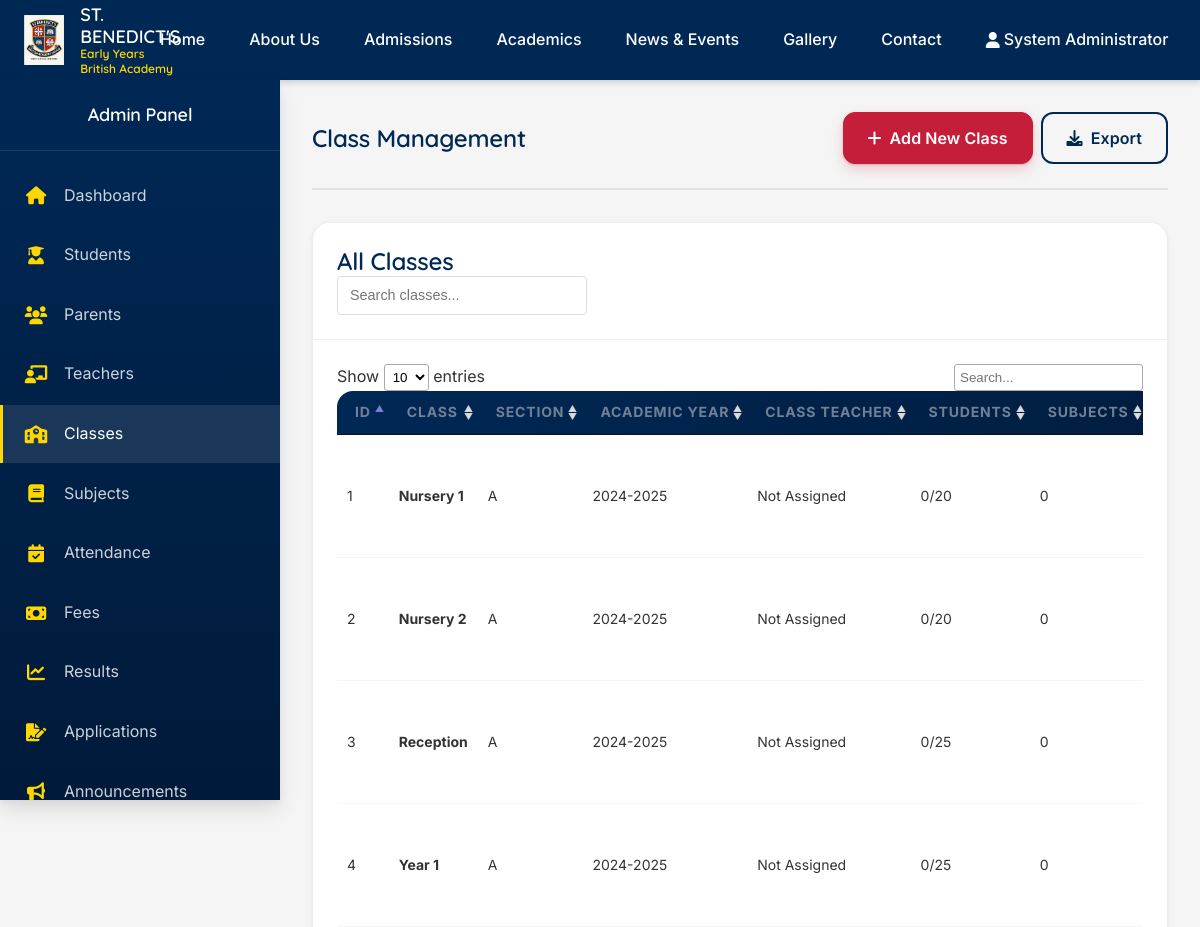
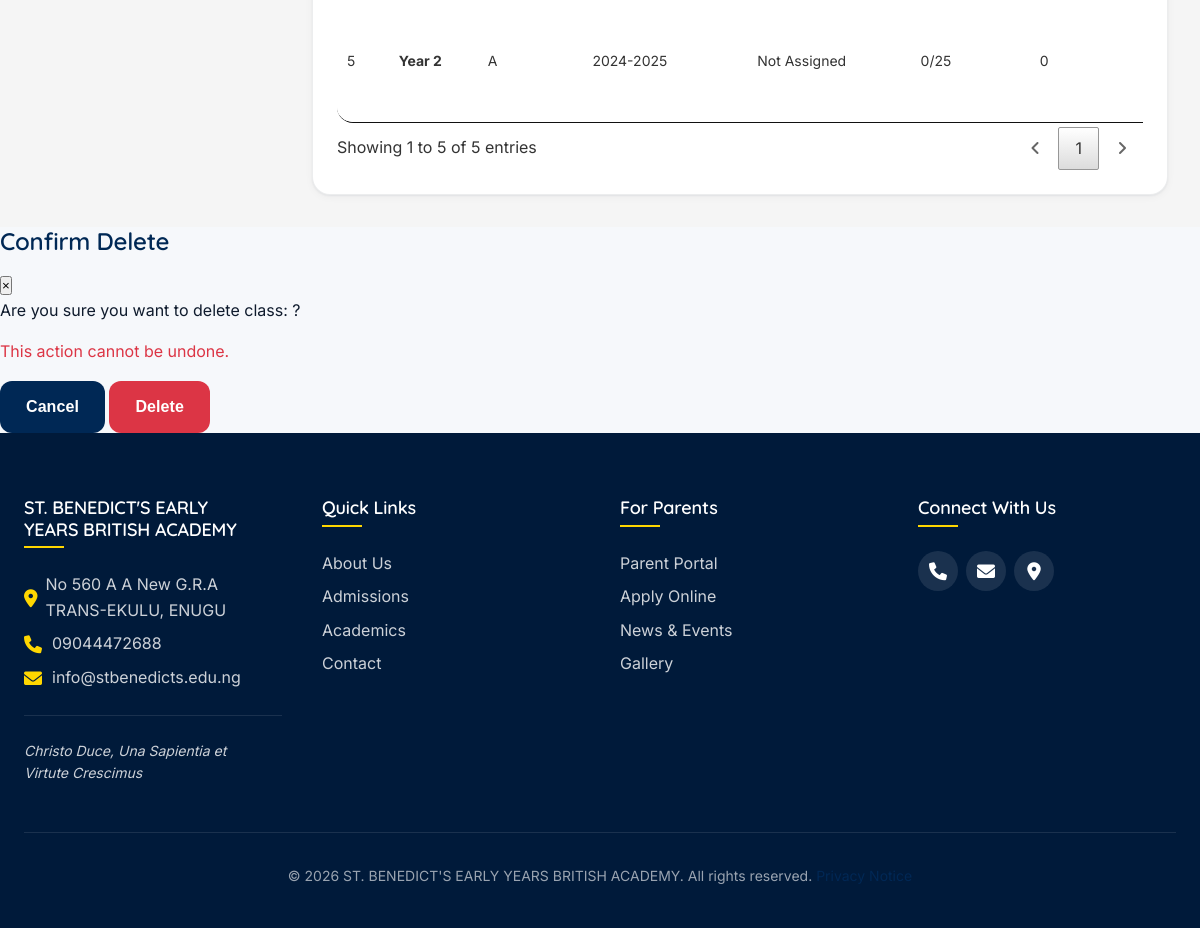
The page /admin/classes.php (signed in) on the database its author committed (2 pictures, top to bottom).
### tables this page shows
CREATE TABLE classes (
    id INT PRIMARY KEY AUTO_INCREMENT,
    class_name VARCHAR(50) NOT NULL,
    section VARCHAR(20),
    academic_year VARCHAR(20) NOT NULL,
    teacher_id INT,
    capacity INT DEFAULT 30,
    is_active BOOLEAN DEFAULT TRUE,
    created_at TIMESTAMP DEFAULT CURRENT_TIMESTAMP,
    FOREIGN KEY (teacher_id) REFERENCES teachers(id) ON DELETE SET NULL,
    INDEX idx_academic_year (academic_year)
);

### config/database.php (called while the page is built, shortened)
<?php
class Database {
    private static $instance = null;
    private $connection;
    private $charset = 'utf8mb4';
    private function __construct() {
        try {
            $dsn = "mysql:host=" . DB_HOST . ";dbname=" . DB_NAME . ";charset={$this->charset}";
            $options = [
                PDO::ATTR_ERRMODE => PDO::ERRMODE_EXCEPTION,
                PDO::ATTR_DEFAULT_FETCH_MODE => PDO::FETCH_ASSOC,
                PDO::ATTR_EMULATE_PREPARES => false,
                PDO::MYSQL_ATTR_INIT_COMMAND => "SET NAMES utf8mb4 COLLATE utf8mb4_unicode_ci"
            ];
            $this->connection = new PDO($dsn, DB_USER, DB_PASS, $options);
        } catch (PDOException $e) {
            error_log("Database Connection Error: " . $e->getMessage());
            http_response_code(503);
            die("Database connection failed. Please try again later.");
        }
    }
    public static function getInstance() {
        if (self::$instance === null) {
            self::$instance = new self();
        }
        return self::$instance;
    }
    public function query($sql, $params = []) {
        try {
            $this->statement = $this->connection->prepare($sql);
            foreach (array_values($params) as $i => $value) {
                if (is_int($value)) $type = PDO::PARAM_INT;
                elseif (is_bool($value)) { $type = PDO::PARAM_INT; $value = (int)$value; }
                elseif ($value === null) $type = PDO::PARAM_NULL;
                else $type = PDO::PARAM_STR;
                $key = is_string(array_keys($params)[$i]) ? array_keys($params)[$i] : $i + 1;
                $this->statement->bindValue($key, $value, $type);
            }
            $this->statement->execute();
            return $this->statement;
        } catch (PDOException $e) {
            error_log("Query Error: " . $e->getMessage() . " SQL: " . $sql);
            throw new Exception("Database query failed");
        }
    }
    public function getRows($sql, $params = []) {
        return $this->query($sql, $params)->fetchAll();
    }
}

### config/security.php (called while the page is built, shortened)
<?php
require_once __DIR__ . '/database.php';
if (!function_exists('e')) {
    function e($value) {
        return htmlspecialchars((string)($value ?? ''), ENT_QUOTES, 'UTF-8');
    }
}
require_once dirname(__DIR__) . '/includes/layout.php';

### admin/classes.php (the view, shortened to what this page needs)
<?php
require_once __DIR__ . '/../config/security.php';
include __DIR__ . '/../includes/header.php';
$db = Database::getInstance();
$action = isset($_GET['action']) ? $_GET['action'] : 'list';
$class = null;
$teachers = $db->getRows(
    "SELECT t.id, u.first_name, u.last_name
     FROM teachers t
     JOIN users u ON t.user_id = u.id
     WHERE u.is_active = 1
     ORDER BY u.first_name, u.last_name"
);
$classes = $db->getRows(
    "SELECT c.*,
            CONCAT(u.first_name, ' ', u.last_name) as teacher_name,
            (SELECT COUNT(*) FROM students WHERE class_id = c.id) as student_count,
            (SELECT COUNT(*) FROM subjects WHERE class_id = c.id) as subject_count
     FROM classes c
     LEFT JOIN teachers t ON c.teacher_id = t.id
     LEFT JOIN users u ON t.user_id = u.id
     ORDER BY c.class_name, c.section"
);
?>
<div class="dashboard-container">
    <main class="dashboard-main">
        <div class="dashboard-header">
            <h1>Class Management</h1>
            <div class="header-actions">
                <a href="?action=add" class="btn btn-primary">
                    <i class="fas fa-plus"></i> Add New Class
                </a>
                <a href="export?type=classes" class="btn btn-outline">
                    <i class="fas fa-download"></i> Export
                </a>
            </div>
        </div>
        <?php if ($action === 'add' || $action === 'edit'): ?>
        <div class="card">
            <div class="card-header">
                <h3><?php echo $action === 'add' ? 'Add New Class' : 'Edit Class'; ?></h3>
            </div>
            <div class="card-body">
                <form method="POST" class="form-container">
                    <input type="hidden" name="csrf_token" value="<?php echo Security::generateCSRFToken(); ?>">
                    <input type="hidden" name="action" value="<?php echo e($action); ?>">
                    <div class="form-row">
                        <div class="form-group">
                            <label for="class_name">Class Name *</label>
                            <input type="text" id="class_name" name="class_name" class="form-control"
                                   value="<?php echo htmlspecialchars($class['class_name'] ?? ''); ?>"
                                   placeholder="e.g., Nursery 1, Reception, Year 1" required>
                        </div>
                        <div class="form-group">
                            <label for="section">Section</label>
                            <input type="text" id="section" name="section" class="form-control"
                                   value="<?php echo htmlspecialchars($class['section'] ?? 'A'); ?>"
                                   placeholder="e.g., A, B, C">
                        </div>
                        <div class="form-group">
                            <label for="academic_year">Academic Year *</label>
                            <input type="text" id="academic_year" name="academic_year" class="form-control"
                                   value="<?php echo htmlspecialchars($class['academic_year'] ?? (currentAcademicYear())); ?>"
                                   placeholder="YYYY-YYYY" required>
                            <small class="form-text text-muted">Format: 2024-2025</small>
                        </div>
                        <div class="form-group">
                            <label for="teacher_id">Class Teacher</label>
                            <select id="teacher_id" name="teacher_id" class="form-control">
                                <option value="">-- Select Teacher --</option>
                                <?php foreach ($teachers as $teacher): ?>
                                <option value="<?php echo e($teacher['id']); ?>"
                                    <?php echo (isset($class['teacher_id']) && $class['teacher_id'] == $teacher['id']) ? 'selected' : ''; ?>>
                                    <?php echo htmlspecialchars($teacher['first_name'] . ' ' . $teacher['last_name']); ?>
                                </option>
                                <?php endforeach; ?>
                            </select>
                        </div>
                        <div class="form-group">
                            <label for="capacity">Capacity *</label>
                            <input type="number" id="capacity" name="capacity" class="form-control"
                                   value="<?php echo htmlspecialchars($class['capacity'] ?? 30); ?>"
                                   min="1" max="100" required>
                        </div>
                        <div class="form-group">
                            <label class="checkbox-label">
                                <input type="checkbox" name="is_active" value="1"
                                       <?php echo (!isset($class['is_active']) || $class['is_active']) ? 'checked' : ''; ?>>
                                Active Class
                            </label>
                        </div>
                    </div>
                    <div class="form-actions">
                        <button type="submit" class="btn btn-primary">
                            <i class="fas fa-save"></i> <?php echo $action === 'add' ? 'Add Class' : 'Update Class'; ?>
                        </button>
                        <a href="classes" class="btn btn-outline">
                            <i class="fas fa-times"></i> Cancel
                        </a>
                    </div>
                </form>
            </div>
        </div>
        <?php else: ?>
        <div class="card">
            <div class="card-header">
                <h3>All Classes</h3>
                <div class="card-tools">
                    <input type="text" id="searchInput" class="form-control" placeholder="Search classes..." style="width: 250px;">
                </div>
            </div>
            <div class="card-body">
                <?php if (!empty($classes)): ?>
                <div class="table-responsive">
                    <table class="data-table" id="classesTable">
                        <thead>
                            <tr>
                                <th>ID</th>
                                <th>Class</th>
                                <th>Section</th>
                                <th>Academic Year</th>
                                <th>Class Teacher</th>
                                <th>Students</th>
                                <th>Subjects</th>
                            </tr>
                        </thead>
                        <tbody>
                            <?php foreach ($classes as $cls): ?>
                            <tr>
                                <td><?php echo e($cls['id']); ?></td>
                                <td><strong><?php echo htmlspecialchars($cls['class_name']); ?></strong></td>
                                <td><?php echo htmlspecialchars($cls['section']); ?></td>
                                <td><?php echo htmlspecialchars($cls['academic_year']); ?></td>
                                <td><?php echo htmlspecialchars($cls['teacher_name'] ?? 'Not Assigned'); ?></td>
                                <td>
                                    <?php echo e($cls['student_count']); ?>/<?php echo e($cls['capacity']); ?>
                                </td>
                                <td><?php echo e($cls['subject_count']); ?></td>
                            </tr>
                            <?php endforeach; ?>
                        </tbody>
                    </table>
                </div>
                <?php endif; ?>
            </div>
        </div>
        <?php endif; ?>
    </main>
</div>
<div id="deleteModal" class="modal">
    <div class="modal-content">
        <div class="modal-header">
            <h3>Confirm Delete</h3>
            <button type="button" class="close" onclick="closeModal()">&times;</button>
        </div>
        <div class="modal-body">
            <p>Are you sure you want to delete class: <strong id="className"></strong>?</p>
            <p class="text-danger">This action cannot be undone.</p>
        </div>
        <div class="modal-footer">
            <form method="POST" id="deleteForm">
                <button type="button" class="btn btn-secondary" onclick="closeModal()">Cancel</button>
                <button type="submit" class="btn btn-danger">Delete</button>
            </form>
        </div>
    </div>
</div>
<?php include __DIR__ . '/../includes/footer.php'; ?>

### assets/css/mobile.css (style rules this page uses)
html { -webkit-text-size-adjust: 100%; text-size-adjust: 100%; }
body { overflow-x: hidden; }
body .table-responsive, body .dataTables_wrapper { max-width: 100%; overflow-x: auto; -webkit-overflow-scrolling: touch; }
body .data-table, body .table { width: 100%; }
@media (min-width: 992px) { body .dashboard-main { min-width: 0; max-width: calc(100% - var(--sidebar-width, 280px)); box-sizing: border-box; } }
@media (min-width: 992px) { body .dashboard-header { flex-wrap: wrap; gap: 12px; } }
@media (min-width: 992px) { body .header-actions { display: flex; flex-wrap: wrap; gap: 8px; } }

### assets/css/polish.css (style rules this page uses)
:root { --ink: #0f1b2d; --ink-soft: #4a5568; --ink-mute: #718096; --line: rgba(15, 27, 45, .08); --surface: #ffffff; --surface-alt: #f6f8fb; --brand: #002855; --brand-deep: #001a3a; --accent: #c41e3a; --gold-ui: #ffd23f; --r-sm: 8px; --r-md: 12px; --r-lg: 18px; --elev-1: 0 1px 2px rgba(15,27,45,.06), 0 2px 8px rgba(15,27,45,.04); --elev-2: 0 4px 12px rgba(15,27,45,.08), 0 12px 32px rgba(15,27,45,.06); --space-section: clamp(48px, 8vw, 96px); }
html { scroll-behavior: auto; }
body { color: var(--ink); -webkit-font-smoothing: antialiased; -moz-osx-font-smoothing: grayscale; text-rendering: optimizeLegibility; }
h1, h2, h3, h4 { color: var(--brand); letter-spacing: -.01em; text-wrap: balance; }
p { text-wrap: pretty; }
body .btn { border-radius: var(--r-md); font-weight: 600; letter-spacing: .005em; box-shadow: none; transition: background-color .15s, border-color .15s, color .15s, box-shadow .15s, transform .15s; }
body .btn-primary { background: var(--accent); border: 1px solid var(--accent); color: #fff; box-shadow: 0 1px 2px rgba(196,30,58,.25), 0 6px 14px rgba(196,30,58,.18); }
body .program-card, body .news-card, body .stat-box, body .card { border-radius: var(--r-lg); border: 1px solid var(--line); box-shadow: var(--elev-1); background: var(--surface); }
body.is-auth { background: var(--surface-alt); }
body .dashboard-header h1 { color: var(--brand); letter-spacing: -.01em; }
body .card-header { background: var(--surface); border-bottom: 1px solid var(--line); }
body table th { font-size: .74rem; letter-spacing: .06em; text-transform: uppercase; color: var(--ink-mute); font-weight: 700; }
body table td { color: var(--ink); }
body .form-control, body select, body input[type="text"], body input[type="email"], body input[type="password"], body input[type="date"], body input[type="number"], body textarea { border-radius: var(--r-md); border-color: #d6dde8; }

### admin/classes.php (style rules this page uses)
.card-tools { display: flex; gap: 10px; }
#searchInput { padding: 8px 12px; border: 1px solid #ddd; border-radius: 4px; font-size: 0.9rem; }

### rows shown on the page
classes: id "1", class_name "Nursery 1", section "A", academic_year "2024-2025", teacher_name "Not Assigned", student_count "0", capacity "20", subject_count "0"
classes: id "2", class_name "Nursery 2", section "A", academic_year "2024-2025", teacher_name "Not Assigned", student_count "0", capacity "20", subject_count "0"
classes: id "3", class_name "Reception", section "A", academic_year "2024-2025", teacher_name "Not Assigned", student_count "0", capacity "25", subject_count "0"
classes: id "4", class_name "Year 1", section "A", academic_year "2024-2025", teacher_name "Not Assigned", student_count "0", capacity "25", subject_count "0"
classes: id "5", class_name "Year 2", section "A", academic_year "2024-2025", teacher_name "Not Assigned", student_count "0", capacity "25", subject_count "0"

### other values the page prints
$label "Home"
$label "About Us"
$label "Admissions"
$label "Academics"
$label "News & Events"
$label "Gallery"
$label "Contact"
$_SESSION['user_name'] "System Administrator"
$titles[$role] "Admin Panel"
$label "Dashboard"
$label "Students"
$label "Parents"
$label "Teachers"
$label "Classes"
$label "Subjects"
